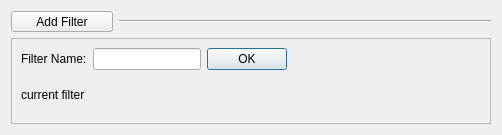
<?xml version="1.0" encoding="UTF-8"?>
<ui version="4.0">
 <class>FiltersDialog</class>
 <widget class="QDialog" name="FiltersDialog">
  <property name="geometry">
   <rect>
    <x>0</x>
    <y>0</y>
    <width>502</width>
    <height>135</height>
   </rect>
  </property>
  <property name="windowTitle">
   <string>Filters Manager</string>
  </property>
  <layout class="QGridLayout" name="gridLayout_2">
   <item row="0" column="0" colspan="2">
    <layout class="QVBoxLayout" name="filtersLayout"/>
   </item>
   <item row="1" column="1">
    <widget class="Line" name="line">
     <property name="sizePolicy">
      <sizepolicy hsizetype="Preferred" vsizetype="Fixed">
       <horstretch>0</horstretch>
       <verstretch>10</verstretch>
      </sizepolicy>
     </property>
     <property name="orientation">
      <enum>Qt::Horizontal</enum>
     </property>
    </widget>
   </item>
   <item row="2" column="0" colspan="2">
    <widget class="QFrame" name="frame">
     <property name="frameShape">
      <enum>QFrame::StyledPanel</enum>
     </property>
     <property name="frameShadow">
      <enum>QFrame::Raised</enum>
     </property>
     <layout class="QGridLayout" name="gridLayout">
      <item row="0" column="0">
       <widget class="QLabel" name="label">
        <property name="text">
         <string>Filter Name:</string>
        </property>
        <property name="buddy">
         <cstring>newName</cstring>
        </property>
       </widget>
      </item>
      <item row="0" column="1">
       <widget class="QLineEdit" name="newName">
        <property name="sizePolicy">
         <sizepolicy hsizetype="Maximum" vsizetype="Fixed">
          <horstretch>10</horstretch>
          <verstretch>0</verstretch>
         </sizepolicy>
        </property>
       </widget>
      </item>
      <item row="0" column="2">
       <widget class="QPushButton" name="addButton">
        <property name="sizePolicy">
         <sizepolicy hsizetype="Minimum" vsizetype="Fixed">
          <horstretch>0</horstretch>
          <verstretch>0</verstretch>
         </sizepolicy>
        </property>
        <property name="text">
         <string>OK</string>
        </property>
       </widget>
      </item>
      <item row="0" column="3">
       <spacer name="horizontalSpacer">
        <property name="orientation">
         <enum>Qt::Horizontal</enum>
        </property>
        <property name="sizeHint" stdset="0">
         <size>
          <width>176</width>
          <height>20</height>
         </size>
        </property>
       </spacer>
      </item>
      <item row="1" column="0" colspan="4">
       <widget class="QLabel" name="curFilter">
        <property name="text">
         <string>current filter</string>
        </property>
       </widget>
      </item>
     </layout>
    </widget>
   </item>
   <item row="1" column="0">
    <widget class="QToolButton" name="moreButton">
     <property name="sizePolicy">
      <sizepolicy hsizetype="Fixed" vsizetype="Fixed">
       <horstretch>0</horstretch>
       <verstretch>0</verstretch>
      </sizepolicy>
     </property>
     <property name="maximumSize">
      <size>
       <width>102</width>
       <height>24</height>
      </size>
     </property>
     <property name="text">
      <string>Add Filter</string>
     </property>
     <property name="checkable">
      <bool>true</bool>
     </property>
    </widget>
   </item>
  </layout>
 </widget>
 <resources/>
 <connections/>
</ui>
